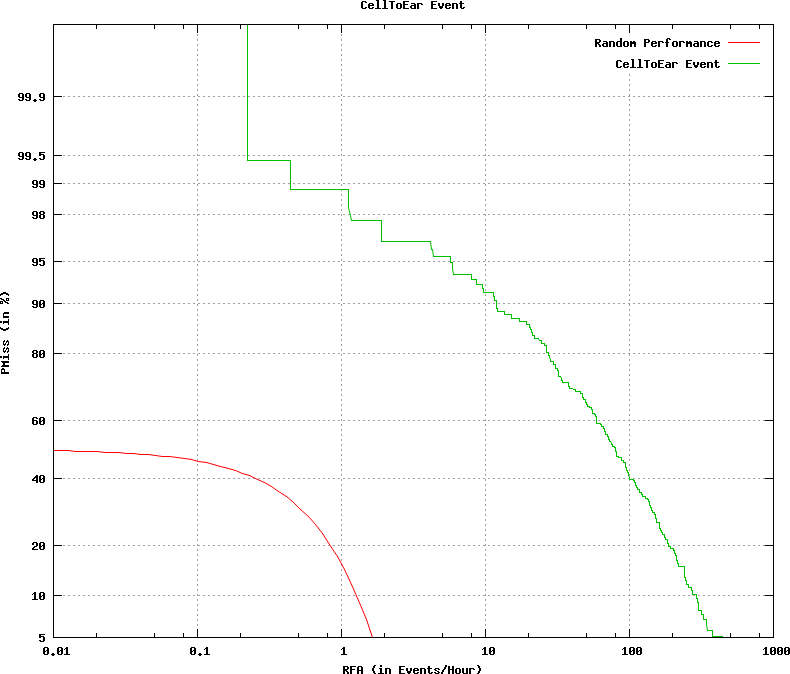

Write the gnuplot code that produced this figure.
set terminal postscript color
set noxzeroaxis
set noyzeroaxis
### Using xScale = log
### Using yScale = nd
set style fill  transparent solid 0.10 noborder
### keyLoc=top keySpacing=0.7 keyFontFace=medium keyFontSize=
set key top samplen 1 spacing 0.7  font "medium,"
set size ratio 0.85
set title 'CellToEar Event'
set grid
set pointsize 3
set ylabel 'PMiss (in %)'
set xlabel 'RFA (in Events/Hour)'

set xtics 
set logscale x
set noytics
set ytics ('5' -1.6449, '10' -1.2816, '20' -0.8416, '40' -0.2533, '60' 0.2533, '80' 0.8416, '90' 1.2816, '95' 1.6449, '98' 2.0537, '99' 2.3263, '99.5' 2.5758, '99.9' 3.0902)
plot [0.01:1000] [-1.64485362793551:3.7190172740417] \
  -x title 'Random Performance' with lines lc 1,\
    'output.det.CellToEar_Event.dat.1' using 5:2 title 'CellToEar Event' with  lines  lc 2
